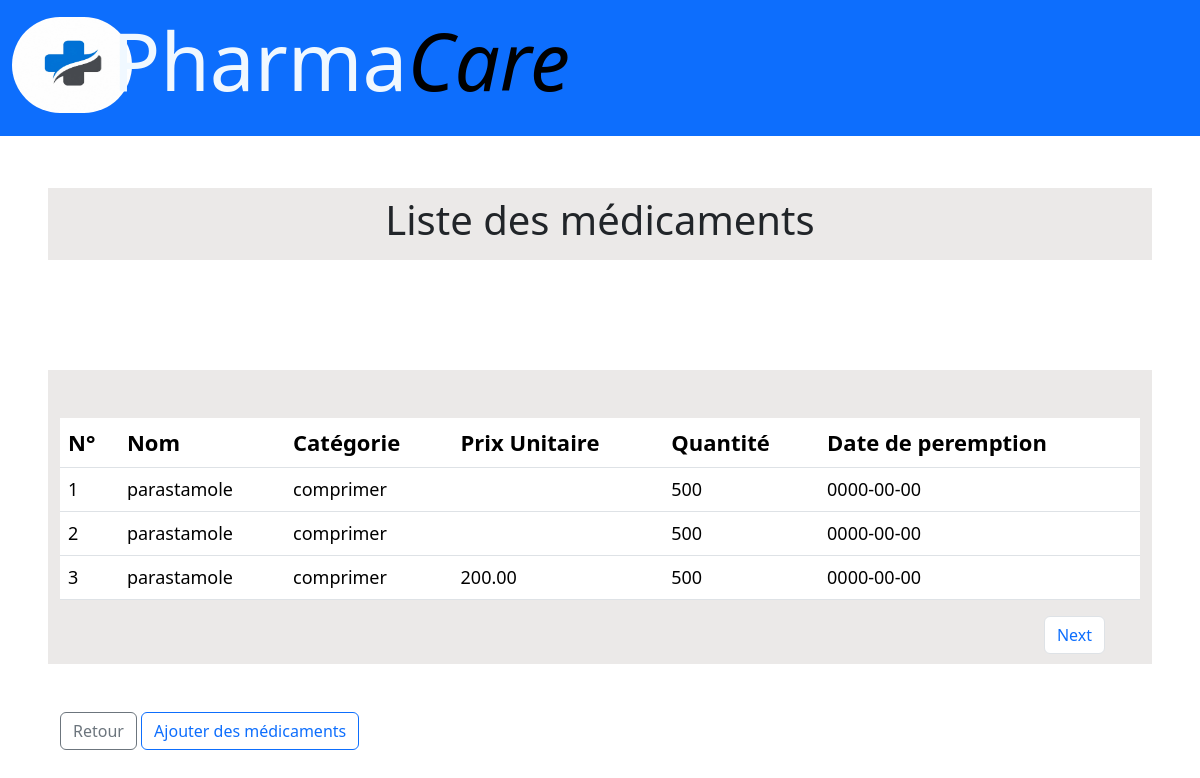
Page /pages/medicaments.php on the committed database.
### tables this page shows
CREATE TABLE `medicaments` (
  `id_medoc` int(11) NOT NULL,
  `nom` varchar(255) DEFAULT NULL,
  `categorie` varchar(255) DEFAULT NULL,
  `prix` decimal(10,2) DEFAULT NULL,
  `quantite_stock` int(11) DEFAULT NULL,
  `date_peremption` varchar(255) DEFAULT NULL
);

### includes/fonctions.php (called while the page is built, shortened)
<?php
function pagination($database, $table, $N_element, $page_actuelle)
{
     $total_medoc = (int) $database->query("select count(*) from $table")->fetchColumn();
     $page_total = ceil($total_medoc / $N_element);
     $offset = $N_element * ($page_actuelle - 1);
     $data  = $database->query("select * from $table limit $N_element offset $offset");
     $resultats = $data->fetchALL(PDO::FETCH_ASSOC);
     return [
          'donnees' => $resultats,
          'pages_total' => $page_total
     ];
}

### pages/medicaments.php (the view, shortened to what this page needs)
<?php
include_once __DIR__ . '../../config/database.php';
include_once __DIR__ . '../../includes/fonctions.php';
$fonctionnalite = ($_GET['fonct'] ?? 'Afficher');
$page_actuelle = (int) ($_GET['page'] ?? 1);
$resultats = pagination($database, 'medicaments', '3', $page_actuelle);
$medicaments = $resultats['donnees'];
$page_total = $resultats['pages_total'];
?>
<!DOCTYPE html>
<html lang="fr">
<head>
     <link href="https://cdn.jsdelivr.net/npm/bootstrap@5.3.8/dist/css/bootstrap.min.css" rel="stylesheet">
     <link rel="stylesheet" href="../style/medoc.css?v=<?= time() ?>">
</head>
<body>
     <header>
          <?php include_once  '../includes/header.php';
          ?>
     </header>
     <?php if ($fonctionnalite == 'Afficher'): ?>
          <section class="container-fluide  px-lg-5 pt-5" id="section2">
               <div class="col text-center py-2 mb-5 bg-t-secondary">
                    <h1>
                         Liste des médicaments
                    </h1>
               </div>
               <div class="container col-12 pt-5 bg-t-secondary mb-5 pb-5" id="s-div2">
                    <table class="table">
                         <thead>
                              <tr>
                                   <th>
                                        N°
                                   </th>
                                   <th>
                                        Nom
                                   </th>
                                   <th>
                                        Catégorie
                                   </th>
                                   <th>
                                        Prix Unitaire
                                   </th>
                                   <th>
                                        Quantité
                                   </th>
                                   <th>
                                        Date de peremption
                                   </th>
                              </tr>
                         </thead>
                         <tbody>
                              <?php foreach ($medicaments as $medoc):  ?>
                                   <tr>
                                        <td>
                                             <?= $medoc['id_medoc'] ?>
                                        </td>
                                        <td>
                                             <?= $medoc['nom'] ?>
                                        </td>
                                        <td>
                                             <?= $medoc['categorie'] ?>
                                        </td>
                                        <td>
                                             <?= $medoc['prix'] ?>
                                        </td>
                                        <td>
                                             <?= $medoc['quantite_stock'] ?>
                                        </td>
                                        <td>
                                             <?= $medoc['date_peremption'] ?>
                                        </td>
                                   </tr>
                              <?php endforeach; ?>
                         </tbody>
                    </table>
                    <nav aria-label="Page navigation example " class="position-relative">
                         <ul class="pagination position-absolute top-0 end-0">
                              <?php if ($page_actuelle < $page_total): ?>
                                   <li class="page-item"><a class="page-link" href="medicaments.php?page=<?= $page_actuelle + 1 ?>">Next</a></li>
                              <?php endif;  ?>
                         </ul>
                    </nav>
               </div>
               <p class="container">
                    <button class="btn btn-outline-secondary" type="button" onclick="window.location=''" id="retour">
                         Retour
                    </button>
                    <button class="btn btn-outline-primary" type="button" onclick="window.location='medicaments.php?fonct=Ajouter'" id="ajouter">
                         Ajouter des médicaments
                    </button>
               </p>
          </section>
     <?php endif; ?>
</body>
</html>

### style/medoc.css (style rules this page uses)
.bg-t-secondary { background-color: #ebe9e8 !important; }
section { margin-top: 110px; }
#section2 { margin-top: 140px; }
h1 { color: #ffffff; }
thead { background-color: rgb(36, 70, 184); font-size: 22px; }
tbody { font-size: 18px; }
a { margin-right: 35px; }
#s-div2 { margin-top: 110px; }

### style/header.css (style rules this page uses)
header { position: fixed; top: 0; left: 0; }

### rows in the picture
medicaments: id_medoc "1", nom "parastamole", categorie "comprimer", quantite_stock "500", date_peremption "0000-00-00"
medicaments: id_medoc "2", nom "parastamole", categorie "comprimer", quantite_stock "500", date_peremption "0000-00-00"
medicaments: id_medoc "3", nom "parastamole", categorie "comprimer", prix "200.00", quantite_stock "500", date_peremption "0000-00-00"
